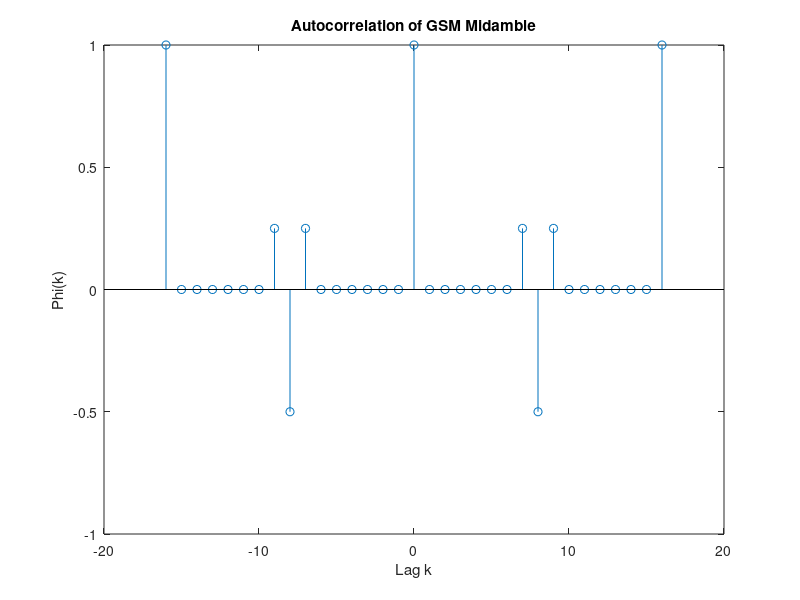

Here is the MATLAB script that generated this plot:
% GSM Midamble
s = [1 1 -1 1 1 -1 1 -1 -1 -1 1 1 1 1 -1 1];

N = length(s);
k_vals = -N:N;
Phi = zeros(1, length(k_vals));
for k = k_vals
    for n = 1:N
        Phi(k + N + 1) = Phi(k + N + 1) + s(n) * s(mod(n + k - 1, N) + 1);
    end
end
Phi = Phi / N;

figure;
stem(k_vals, Phi);
xlabel('Lag k');
ylabel('Phi(k)');
title('Autocorrelation of GSM Midamble');
